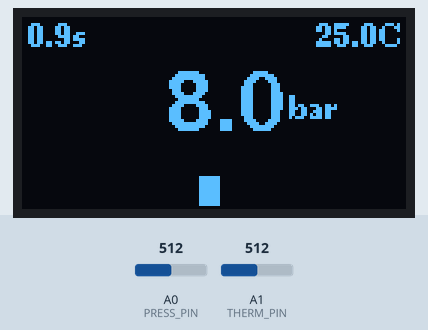
Bench run of a sketch on a simulated Arduino Uno, built with avr-gcc and run on an emulated ATmega328P. Parts: 128×64 one-colour display. Inputs (shaded band) come from the test bench; at power-on: A0 (PRESS_PIN) = 512, A1 (THERM_PIN) = 512.

Above: at 1.2 s.
1.3 s: A0 (PRESS_PIN) set to 716
At 1.47 s:
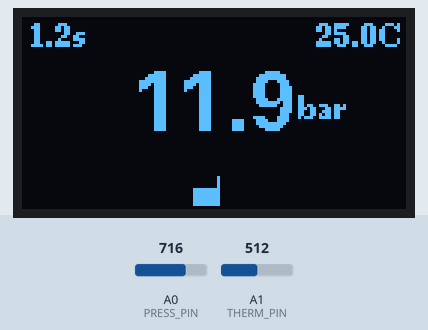
2.8 s: A1 (THERM_PIN) set to 716
At 3.1 s:
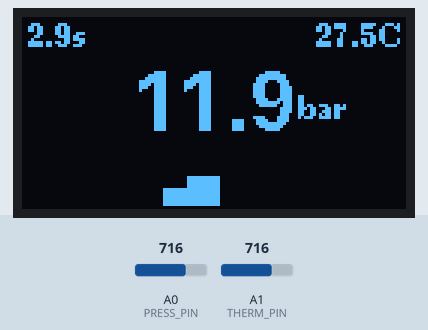
4.5 s: A0 (PRESS_PIN) set to 900
At 4.76 s:
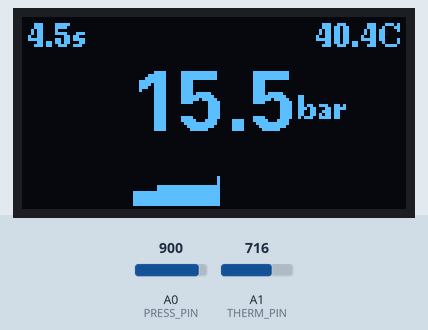
6.1 s: A0 (PRESS_PIN) set to 295
At 6.26 s:
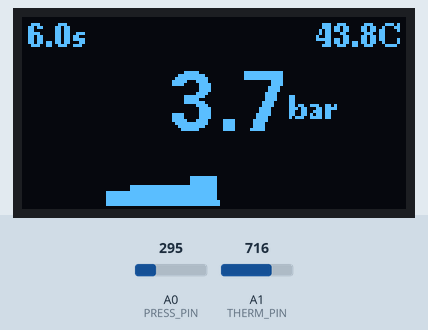
7.6 s: A0 (PRESS_PIN) set to 275
At 9.4 s:
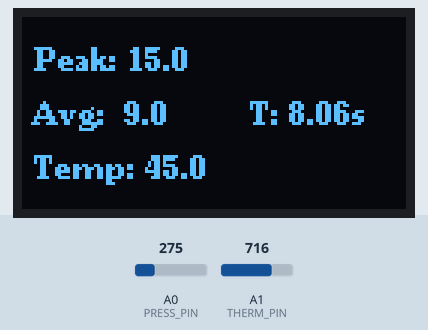
Timing chart, 0 to 10.6 s (numbered marks = the images above; inputs shaded):
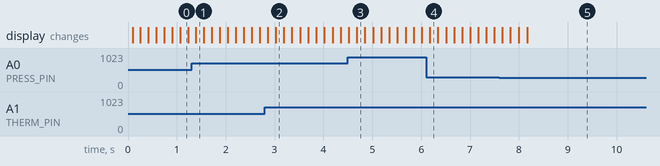

The sketch:

dedica_nano.ino
```cpp
#include <Arduino.h>
#include <U8g2lib.h>
#include <Wire.h>
#include <math.h>

// ---------- CONFIG ----------
const uint8_t PRESS_PIN = A0;
const uint8_t THERM_PIN = A1;
const float vcc = 4.98; // 5V assumed; for 3.3V boards, change to 3.3

U8G2_SSD1306_128X64_NONAME_F_HW_I2C u8g2(U8G2_R0, /* clock=*/SCL, /* data=*/SDA,
                                         /* reset=*/U8X8_PIN_NONE);

// Sensor mapping (0.5V -> 0 bar ; 4.5V -> 16 bar)
const float SENSOR_V_MIN = 0.5;
const float SENSOR_V_MAX = 4.5;
const float SENSOR_BAR_MAX = 16.0;

// Thermistor
const float R_PULL = 100000.0;
const float R0 = 100000.0;
const float T0_K = 298.15;
const float BETA = 3950.0;

// Averaging / smoothing
const float TEMP_IIR_ALPHA = 0.12;

// Shot detection
const float SHOT_START_BAR = 4.5;
const float SHOT_END_BAR = 3.5;
const unsigned long SHOT_END_HYST_MS = 200;
const unsigned long MIN_SHOT_TIME_MS = 7000;

// Sparkline: a graph of the pressure over time, showing the general trend of
// the shot.
#define SPARK_SAMPLES 64
uint8_t spark[SPARK_SAMPLES]; // 0..160
uint8_t spark_idx = 0;

// ---------- runtime ----------
float temp_filtered = NAN;
bool in_shot = false;
unsigned long shot_start_ms = 0;
unsigned long last_below_ms = 0;
uint8_t peak_bar = 0;      // 0..160
unsigned long sum_bar = 0; // sum in 0.1 bar units
unsigned int shot_samples = 0;

float readVoltage(uint8_t pin) {
  int samples = 8;
  long sum = 0;
  for (int i = 0; i < samples; i++)
    sum += analogRead(pin);
  float avg = sum / (float)samples;
  return avg / 1023.0 * vcc;
}

float pressureFromVoltage(float vin) {
  if (vin <= SENSOR_V_MIN)
    return 0.0;
  if (vin >= SENSOR_V_MAX)
    return SENSOR_BAR_MAX;
  float bar =
      (vin - SENSOR_V_MIN) / (SENSOR_V_MAX - SENSOR_V_MIN) * SENSOR_BAR_MAX;
  return bar;
}

float readThermC() {
  float v = readVoltage(THERM_PIN); // or convert analogRead manually
  if (v <= 0.0001)
    return NAN;

  float Rth = (vcc * R_PULL / v) - R_PULL;
  if (Rth <= 0)
    return NAN;

  float tK = 1.0 / ((1.0 / T0_K) + (1.0 / BETA) * log(Rth / R0));
  return tK - 273.15;
}

void addSpark(uint8_t val) {
  spark[spark_idx] = val;
  spark_idx++;
  if (spark_idx >= SPARK_SAMPLES)
    spark_idx = 0;
}

void drawLiveScreen(float pressure, float tempC, unsigned long shotTimeMs) {
  u8g2.clearBuffer();

  // Serial.print("big bar ");
  // Serial.println(pressure);
  // Big pressure
  char buf[8];
  dtostrf(pressure, 4, 1, buf);
  u8g2.setFont(u8g2_font_fub20_tr);
  int pw = u8g2.getUTF8Width(buf);
  u8g2.drawUTF8((128 - pw) / 2, 38, buf);
  u8g2.setFont(u8g2_font_ncenB08_tr);
  u8g2.drawStr((128 - pw) / 2 + pw + 2, 34, "bar");

  // ---- Temperature (right-aligned) ----
  char tbuf[8];
  dtostrf(tempC, 4, 1, tbuf);

  int w_temp = u8g2.getStrWidth(tbuf);
  int total_w = w_temp + 1 + u8g2.getStrWidth("C");
  int x = 128 - total_w - 2; // 2px right margin

  u8g2.drawStr(x, 10, tbuf);
  u8g2.drawStr(x + w_temp + 1, 10, "C");

  // Shot timer
  unsigned long s = shotTimeMs / 1000;
  unsigned long ds = (shotTimeMs % 1000) / 100; // deciseconds (0–9)
  char timebuf[12];
  snprintf(timebuf, sizeof(timebuf), "%lu.%lus", s, ds);
  u8g2.drawStr(2, 10, timebuf);

  // Sparkline
  float minv = 9999, maxv = -9999;
  for (int i = 0; i < SPARK_SAMPLES; i++) {
    if (spark[i] < minv)
      minv = spark[i];
    if (spark[i] > maxv)
      maxv = spark[i];
  }
  if (minv == 9999) {
    minv = 0;
    maxv = 160;
  }
  if (maxv - minv < 1)
    maxv = minv + 1;

  int gx = 2, gy = 62, gw = 124, step = gw / SPARK_SAMPLES;
  if (step < 1)
    step = 1;
  for (int i = 0; i < SPARK_SAMPLES; i++) {
    int idx = (spark_idx + i) % SPARK_SAMPLES;
    float v = spark[idx];
    int x = gx + i * step;
    float heightFraction = (v - minv) / (maxv - minv);
    int h = (int)(heightFraction * 10);
    for (int y = 0; y < h; y++)
      u8g2.drawPixel(x, gy - y);
  }
  u8g2.sendBuffer();
}

void drawPostShotScreen(uint8_t peak, uint16_t sum, unsigned int samples,
                        float tempC, unsigned long shotMs) {
  u8g2.clearBuffer();
  char buf[17];

  // --- Peak pressure ---
  float peakF = peak;
  dtostrf(peakF, 4, 1, buf); // float → string
  u8g2.setFont(u8g2_font_ncenB08_tr);
  u8g2.drawStr(4, 18, "Peak: ");
  u8g2.drawStr(4 + u8g2.getStrWidth("Peak: "), 18, buf);

  // --- Average pressure ---
  float avgF = (sum / (float)samples);
  dtostrf(avgF, 4, 1, buf);
  u8g2.drawStr(4, 36, "Avg: ");
  u8g2.drawStr(4 + u8g2.getStrWidth("Avg: "), 36, buf);

  // --- Temperature ---
  dtostrf(tempC, 4, 1, buf);
  u8g2.drawStr(4, 54, "Temp: ");
  u8g2.drawStr(4 + u8g2.getStrWidth("Temp: "), 54, buf);

  // --- Shot time ---
  unsigned long s = shotMs / 1000;
  unsigned long ms = (shotMs % 1000) / 10;
  snprintf(buf, sizeof(buf), "T: %lu.%02lus", s, ms); // safe, no floats
  u8g2.drawStr(76, 36, buf);

  u8g2.sendBuffer();
}

void setup() {
  Serial.begin(9600);
  u8g2.begin();
  for (int i = 0; i < SPARK_SAMPLES; i++)
    spark[i] = 0;
  temp_filtered = readThermC();
  if (isnan(temp_filtered))
    temp_filtered = 25.0;
}

void loop() {

  float vpress = readVoltage(PRESS_PIN);
  // Serial.print("vpress ");
  // Serial.println(vpress);

  float bar = pressureFromVoltage(vpress);

  float tC = readThermC();
  if (!isnan(tC)) {
    if (isnan(temp_filtered))
      temp_filtered = tC;
    else
      temp_filtered =
          temp_filtered * (1.0 - TEMP_IIR_ALPHA) + tC * TEMP_IIR_ALPHA;
  }

  addSpark((uint8_t)(bar * 10.0)); // if spark expects 0–160

  unsigned long now = millis();

  if (!in_shot) {
    if (bar >= SHOT_START_BAR) {
      in_shot = true;
      shot_start_ms = now;
      peak_bar = bar;
      sum_bar = bar;
      shot_samples = 1;
      last_below_ms = 0;
    }
  } else {
    if (bar > peak_bar)
      peak_bar = bar;
    sum_bar += bar;
    shot_samples++;

    const bool meetsMinShotTime = (now - shot_start_ms) >= MIN_SHOT_TIME_MS;
    const bool belowEndThreshold = (bar < SHOT_END_BAR);

    if (belowEndThreshold && meetsMinShotTime) {
      // Start hysteresis timer if first time dipping below
      if (last_below_ms == 0) {
        last_below_ms = now;
      }
      // If hyst period elapsed → end shot
      else if ((now - last_below_ms) >= SHOT_END_HYST_MS) {
        unsigned long shot_len = now - shot_start_ms;
        in_shot = false;
        last_below_ms = 0;
        drawPostShotScreen(peak_bar, sum_bar, shot_samples, temp_filtered,
                           shot_len);
        // Reset accumulators
        peak_bar = 0;
        sum_bar = 0;
        shot_samples = 0;
        delay(15000);
      }
    } else {
      // Not continuously under threshold → reset hysteresis timer
      last_below_ms = 0;
    }
  }

  drawLiveScreen(bar, temp_filtered, in_shot ? (now - shot_start_ms) : 0);
  delay(100);
}
```

Measured:
- the behaviour switches between 283 and 282 on A0 (PRESS_PIN) (found by bisection; images 4 and 5)
